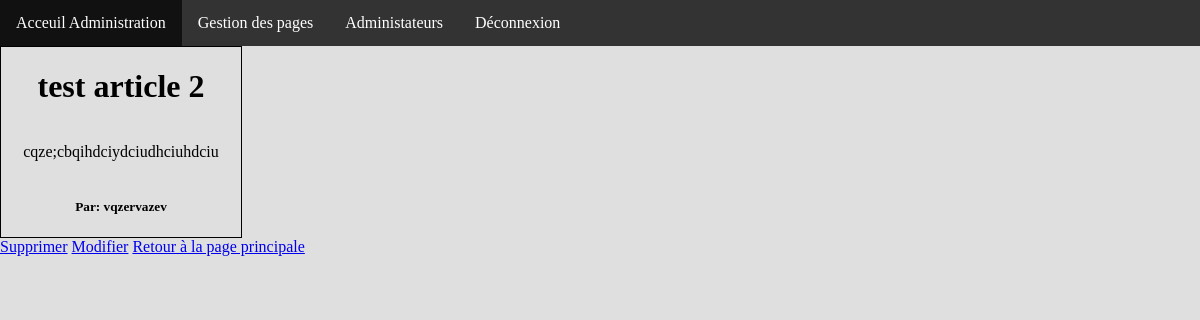
Screenshot of /admin/gestion_article.php?id=6 (signed in) with the database file from the repository.
### tables this page shows
CREATE TABLE IF NOT EXISTS `articles` (
  `id` int(11) NOT NULL AUTO_INCREMENT,
  `name` varchar(255) NOT NULL,
  `content` longtext NOT NULL,
  `Autor` varchar(255) NOT NULL,
  PRIMARY KEY (`id`)
);

### inc/fonction.php (called while the page is built, shortened)
<?php
function getArticle($bdd, $nb = null, $id = null){
  if ($nb AND !$id) {
    $req = $bdd->query('SELECT * FROM articles LIMIT'.$nb);
    $article = $req->fetchAll();
  }elseif ($id) {
    $req = $bdd->query('SELECT * FROM articles WHERE id ='.$id);
    $article = $req->fetchObject();
  }else {
    $req = $bdd->query('SELECT * FROM articles');
    $article = $req->fetchAll();
  }
  return $article;
}

### admin/gestion_article.php (the view, shortened to what this page needs)
    <?php require_once"inc/header.php" ?>
    <?php
    require_once '../inc/connect.php';
    require_once '../inc/fonction.php';
    $article = getArticle($bdd,1, $_GET['id']);
    ?>
    <div class="article">
      <h1><?= $article->name ?></h1>
      <p><?= $article->content ?></p>
      <h5>Par: <?= $article->Autor ?></h5>
    </div>
<div class="sup-article">
  <a href="delete_article.php?id=<?= $article->id ?>">Supprimer</a>
  <a href="modif_article.php?id=<?= $article->id ?>">Modifier</a>
  <a href="index.php">Retour à la page principale</a>
</div>
   </body>
</html>

### css/admin.css (style rules this page uses)
html, body { width: 100%; height: 100%; padding: 0; margin: 0; font-size: 100%; background-color: rgb(223, 223, 223); }
.article { align-items: center; width: 20%; height: auto; display: flex; flex-direction: column; border: 1px solid black; }

### rows the page displays
articles: name "test article 2", content "cqze;cbqihdciydciudhciuhdciu", Autor "vqzervazev"
